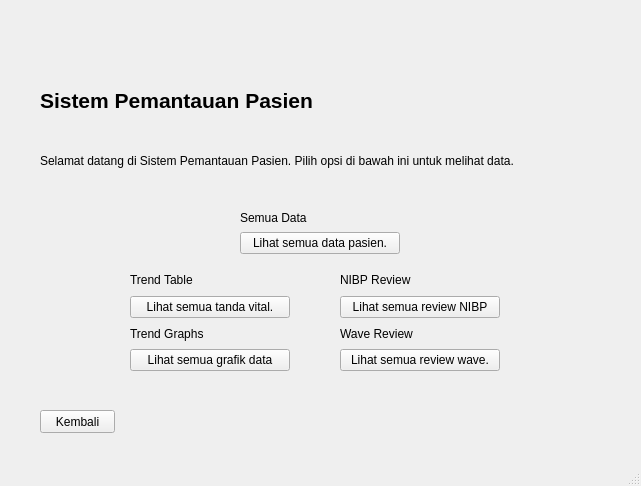
<?xml version="1.0" encoding="UTF-8"?>
<ui version="4.0">
 <class>MainWindow</class>
 <widget class="QMainWindow" name="MainWindow">
  <property name="geometry">
   <rect>
    <x>0</x>
    <y>0</y>
    <width>641</width>
    <height>486</height>
   </rect>
  </property>
  <property name="windowTitle">
   <string>MainWindow</string>
  </property>
  <widget class="QWidget" name="centralwidget">
   <widget class="QWidget" name="verticalLayoutWidget">
    <property name="geometry">
     <rect>
      <x>0</x>
      <y>140</y>
      <width>641</width>
      <height>80</height>
     </rect>
    </property>
    <layout class="QVBoxLayout" name="verticalLayout">
     <item alignment="Qt::AlignHCenter">
      <widget class="QLabel" name="label">
       <property name="font">
        <font>
         <family>Tahoma</family>
         <pointsize>16</pointsize>
         <weight>75</weight>
         <bold>true</bold>
        </font>
       </property>
       <property name="text">
        <string>Sistem Pemantauan Pasien</string>
       </property>
      </widget>
     </item>
    </layout>
   </widget>
   <widget class="QWidget" name="verticalLayoutWidget_2">
    <property name="geometry">
     <rect>
      <x>240</x>
      <y>240</y>
      <width>160</width>
      <height>131</height>
     </rect>
    </property>
    <layout class="QVBoxLayout" name="verticalLayout_2">
     <item>
      <widget class="QLabel" name="label_2">
       <property name="text">
        <string>Nama</string>
       </property>
      </widget>
     </item>
     <item>
      <widget class="QLineEdit" name="namaInp"/>
     </item>
     <item>
      <widget class="QLabel" name="label_3">
       <property name="text">
        <string>No. Rekam Medis</string>
       </property>
      </widget>
     </item>
     <item>
      <widget class="QLineEdit" name="noImp"/>
     </item>
     <item>
      <widget class="QLabel" name="label_4">
       <property name="text">
        <string>Umur</string>
       </property>
      </widget>
     </item>
     <item>
      <widget class="QSpinBox" name="spinBox"/>
     </item>
    </layout>
   </widget>
   <widget class="QWidget" name="verticalLayoutWidget_3">
    <property name="geometry">
     <rect>
      <x>240</x>
      <y>380</y>
      <width>160</width>
      <height>41</height>
     </rect>
    </property>
    <layout class="QVBoxLayout" name="verticalLayout_4">
     <item>
      <widget class="QPushButton" name="pushButton">
       <property name="text">
        <string>Enter</string>
       </property>
      </widget>
     </item>
    </layout>
   </widget>
   <widget class="QFrame" name="logo">
    <property name="geometry">
     <rect>
      <x>260</x>
      <y>40</y>
      <width>120</width>
      <height>80</height>
     </rect>
    </property>
    <property name="styleSheet">
     <string notr="true">background-color: rgb(239, 239, 239);</string>
    </property>
    <property name="frameShape">
     <enum>QFrame::StyledPanel</enum>
    </property>
    <property name="frameShadow">
     <enum>QFrame::Raised</enum>
    </property>
   </widget>
   <widget class="QStackedWidget" name="stackedWidget">
    <property name="geometry">
     <rect>
      <x>0</x>
      <y>0</y>
      <width>641</width>
      <height>461</height>
     </rect>
    </property>
    <property name="currentIndex">
     <number>0</number>
    </property>
    <widget class="QWidget" name="page">
     <property name="styleSheet">
      <string notr="true">background-color: rgb(239, 239, 239);</string>
     </property>
     <widget class="QWidget" name="verticalLayoutWidget_4">
      <property name="geometry">
       <rect>
        <x>40</x>
        <y>60</y>
        <width>471</width>
        <height>80</height>
       </rect>
      </property>
      <layout class="QVBoxLayout" name="verticalLayout_5">
       <item alignment="Qt::AlignLeft">
        <widget class="QLabel" name="label_5">
         <property name="font">
          <font>
           <family>Tahoma</family>
           <pointsize>16</pointsize>
           <weight>75</weight>
           <bold>true</bold>
          </font>
         </property>
         <property name="text">
          <string>Sistem Pemantauan Pasien</string>
         </property>
        </widget>
       </item>
      </layout>
     </widget>
     <widget class="QWidget" name="verticalLayoutWidget_5">
      <property name="geometry">
       <rect>
        <x>40</x>
        <y>140</y>
        <width>561</width>
        <height>41</height>
       </rect>
      </property>
      <layout class="QVBoxLayout" name="verticalLayout_6">
       <item alignment="Qt::AlignLeft">
        <widget class="QLabel" name="label_6">
         <property name="text">
          <string>Selamat datang di Sistem Pemantauan Pasien. Pilih opsi di bawah ini untuk melihat data.</string>
         </property>
        </widget>
       </item>
      </layout>
     </widget>
     <widget class="QWidget" name="verticalLayoutWidget_6">
      <property name="geometry">
       <rect>
        <x>240</x>
        <y>210</y>
        <width>160</width>
        <height>44</height>
       </rect>
      </property>
      <layout class="QVBoxLayout" name="verticalLayout_7">
       <item>
        <widget class="QLabel" name="label_7">
         <property name="text">
          <string>Semua Data</string>
         </property>
        </widget>
       </item>
       <item>
        <widget class="QPushButton" name="pushButton_2">
         <property name="text">
          <string>Lihat semua data pasien.</string>
         </property>
        </widget>
       </item>
      </layout>
     </widget>
     <widget class="QPushButton" name="pushButton_5">
      <property name="geometry">
       <rect>
        <x>40</x>
        <y>410</y>
        <width>75</width>
        <height>23</height>
       </rect>
      </property>
      <property name="text">
       <string>Kembali</string>
      </property>
     </widget>
     <widget class="QWidget" name="verticalLayoutWidget_7">
      <property name="geometry">
       <rect>
        <x>130</x>
        <y>270</y>
        <width>160</width>
        <height>101</height>
       </rect>
      </property>
      <layout class="QVBoxLayout" name="verticalLayout_8">
       <item>
        <widget class="QLabel" name="label_9">
         <property name="text">
          <string>Trend Table</string>
         </property>
        </widget>
       </item>
       <item>
        <widget class="QPushButton" name="pushButton_4">
         <property name="text">
          <string>Lihat semua tanda vital.</string>
         </property>
        </widget>
       </item>
       <item>
        <widget class="QLabel" name="label_8">
         <property name="text">
          <string>Trend Graphs</string>
         </property>
        </widget>
       </item>
       <item>
        <widget class="QPushButton" name="pushButton_3">
         <property name="text">
          <string>Lihat semua grafik data</string>
         </property>
        </widget>
       </item>
      </layout>
     </widget>
     <widget class="QWidget" name="verticalLayoutWidget_8">
      <property name="geometry">
       <rect>
        <x>340</x>
        <y>270</y>
        <width>160</width>
        <height>101</height>
       </rect>
      </property>
      <layout class="QVBoxLayout" name="verticalLayout_9">
       <item>
        <widget class="QLabel" name="label_10">
         <property name="text">
          <string>NIBP Review</string>
         </property>
        </widget>
       </item>
       <item>
        <widget class="QPushButton" name="pushButton_6">
         <property name="text">
          <string>Lihat semua review NIBP</string>
         </property>
        </widget>
       </item>
       <item>
        <widget class="QLabel" name="label_11">
         <property name="text">
          <string>Wave Review</string>
         </property>
        </widget>
       </item>
       <item>
        <widget class="QPushButton" name="pushButton_7">
         <property name="text">
          <string>Lihat semua review wave.</string>
         </property>
        </widget>
       </item>
      </layout>
     </widget>
    </widget>
    <widget class="QWidget" name="page_2"/>
   </widget>
  </widget>
  <widget class="QMenuBar" name="menubar">
   <property name="geometry">
    <rect>
     <x>0</x>
     <y>0</y>
     <width>641</width>
     <height>21</height>
    </rect>
   </property>
  </widget>
  <widget class="QStatusBar" name="statusbar"/>
 </widget>
 <resources/>
 <connections/>
</ui>
